Frame 1 (no input): blank canvas, image omitted
Frame 60 (no input): blank canvas, image omitted
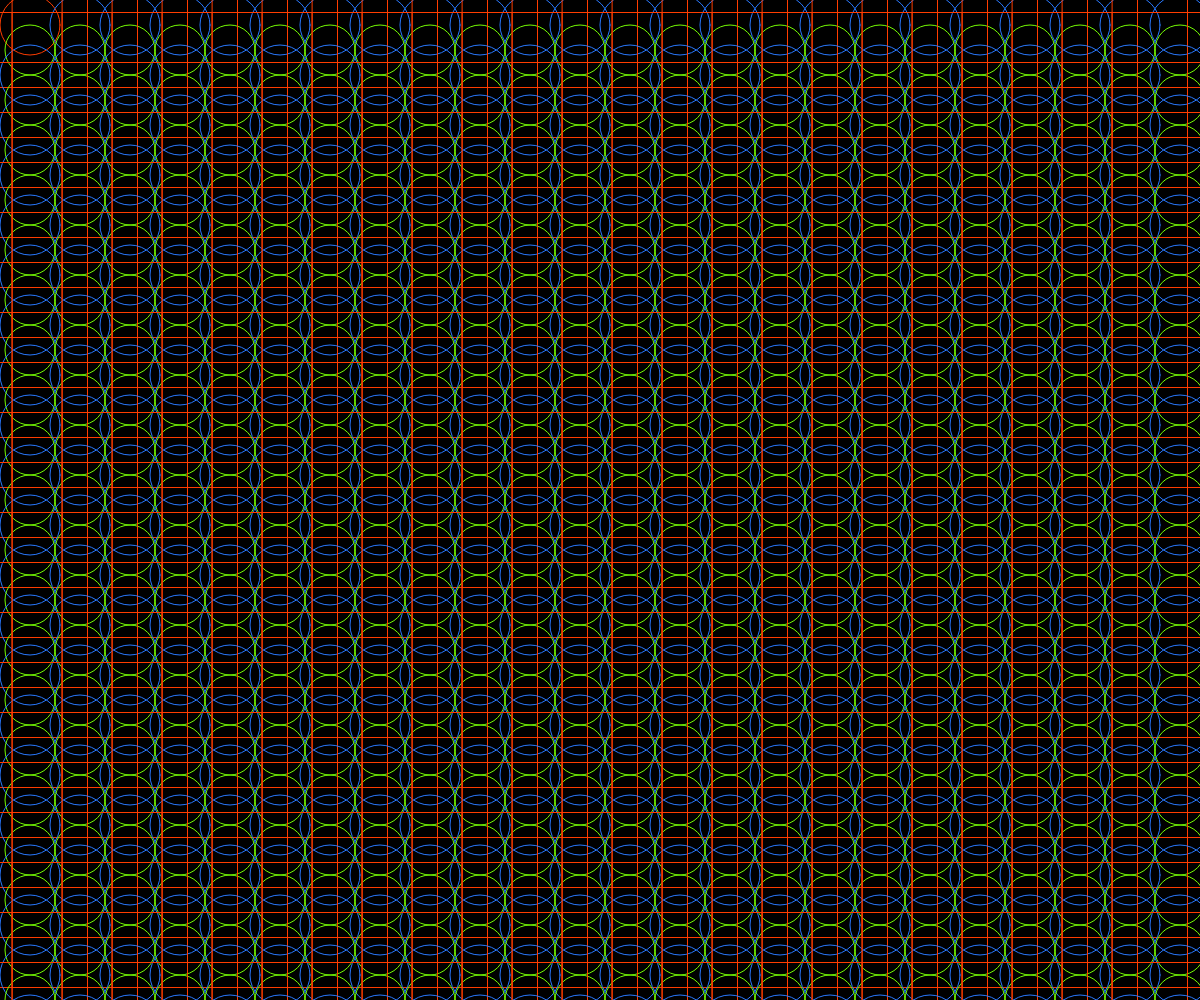
Frame 120 (the mouse pressed at the canvas centre since frame 60)

The p5.js sketch whose frames 1 and 60 were blank and that drew this single picture after the mouse press (run headless with seeded random() and noise() and a simulated clock; from frame 60 on, the mouse is pressed at the canvas centre):

// p5.js sketch
// ── sketch.js
function setup() {
  createCanvas(windowWidth,windowHeight);
  background(200)
}

function draw() {
  background(0)
  rectMode(CENTER)
  noFill()//不充滿顏色
  stroke("#FF3D00")//框線白色
  for(var j=0;j<width/50;j++)
  {
      for(var i=0;i<width/50;i++)
      {
        ellipse(30+50*i,25+50*j,mouseX/10)
        stroke("#FF3D00")
        rect(25+50*i,25+50*j,mouseY/4)
        stroke("#76FF03")
        ellipse(30+50*i,50+50*j,mouseY/10)
        stroke("#2979FF")
      }

   
  }

}
